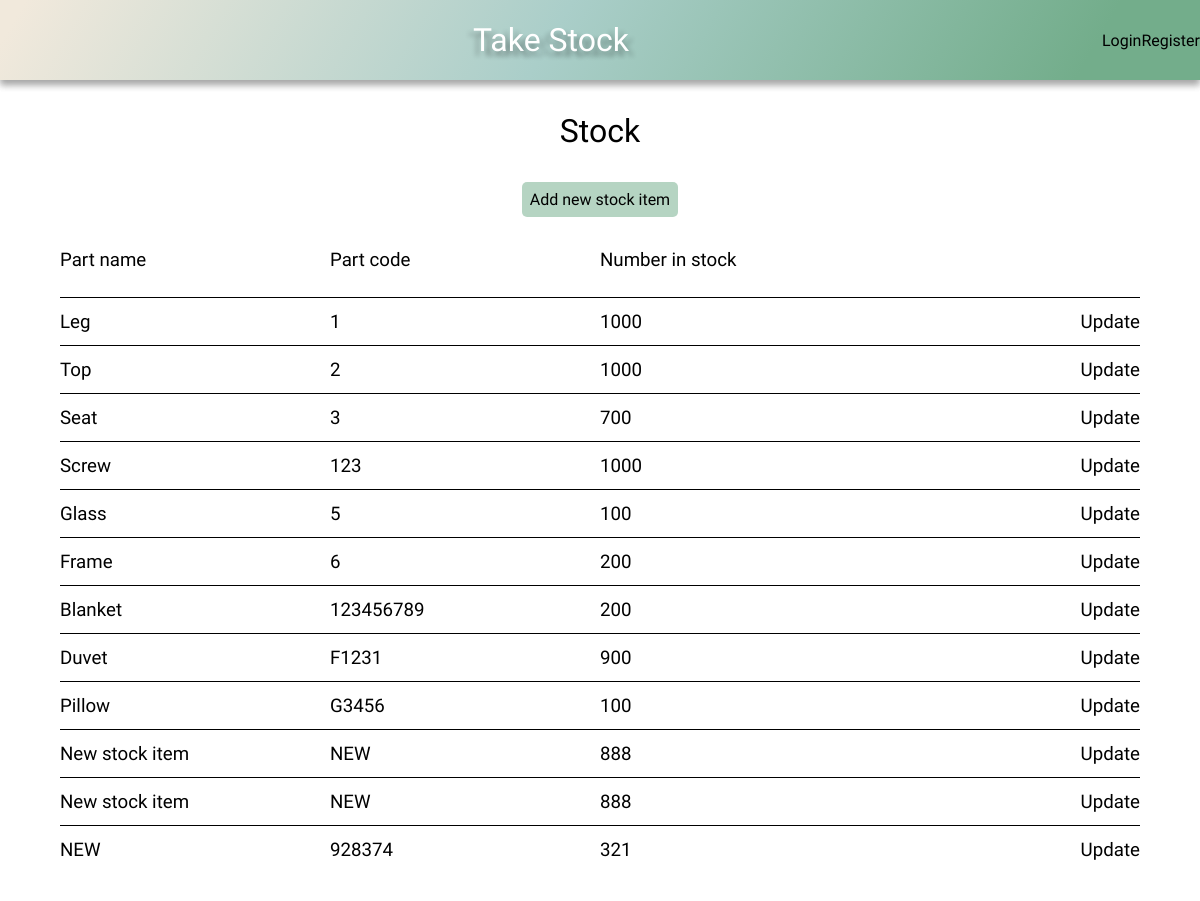
/stock/, run on the app's committed database.
### stock/models.py (models this page shows, shortened)
class Stock(models.Model):
    name = models.CharField(max_length=100)
    code = models.CharField(max_length=100)
    number_in_stock = models.IntegerField()
    company = models.ForeignKey(User, on_delete=models.CASCADE, default=1)

### stock/views.py (the view)
# urls.py: path('stock/', stock_page, name='stock'),
def stock_page(request):
    stock = Stock.objects.all()
    context = {
        'stock': stock,
    }
    return render(request, 'stock.html', context)

### stock/templates/stock.html
{% extends 'base.html' %}
{% load static %}
{% block head %}
    <link rel="stylesheet" href="{% static 'css/style.css' %}">
    <link rel="stylesheet" href="{% static 'css/grid.css' %}">
{% endblock %}
{% block content %}
    <h1>Stock</h1>
    <div class="add-new btn btn-submit btn-hover">
        <a href="{% url 'add_new_stock_part' %}">Add new stock item</a>
    </div>
    <div class="grid">
        <div class="grid-headings grid-4">
            <h3>Part name</h3>
            <h3>Part code</h3>
            <h3>Number in stock</h3>
        </div>
        {% for item in stock %}
        <div class="grid-row grid-4">
            <div class="item-name-content">
                <h3>{{ item.name }}</h3>
            </div>
            <div class="item-code-content">
                <h3>{{ item.code }}</h3>
            </div>
            <div class="item-number-content">
                <h3>{{ item.number_in_stock }}</h3>
            </div>
            <div class="update">
                <h3><a href="{% url 'update-stock' item.pk %}">Update</a></h3>
            </div>
        </div>
        {% endfor %}
    </div>
{% endblock %}

### stock/static/css/style.css (style rules this page uses)
:root { --clr-mix-calm: 120deg, #f1e9dc 2%, #aacec9, #73ad8b 90%; --shadow-s: 0 5px 7px 0 rgba(0, 0, 0, .2), 0 5px 7px 0 rgba(0, 0, 0, .2); --shadow-tl: 5px 5px 5px rgba(0, 0, 0, .2), -5px 5px 5px rgba(0, 0, 0, .2); --header-height: 5em; --hover: .522; --btn-submit: hsla(145, 26%, 56%, var(--hover)); --btn-delete: hsla(0, 58%, 86%, var(--hover)); }
*, *::before, *::after { margin: 0; padding: 0; box-sizing: border-box; text-decoration: none; list-style-type: none; color: #000000; font-family: 'Nanum Gothic', 'Gill Sans', 'Gill Sans MT', Calibri, 'Trebuchet MS', sans-serif; font-weight: 300; }
h1, .add-new { width: max-content; margin: 1em auto; }
.add-new { padding: .5em; border-radius: 5px; }
.btn { border: none; }
.btn-submit { background-color: var(--btn-submit); }

### stock/static/css/grid.css (style rules this page uses)
.grid { display: grid; min-width: 80%; max-width: 90%; margin: 2em auto; grid-auto-flow: row; grid-column: repeat(12, 1fr); }
.grid-headings { display: grid; height: 3em; }
.grid-row { display: grid; align-items: center; grid-auto-flow: column; height: 3em; border-top: 1px solid #000000; }
.grid-4 { grid-template-columns: repeat(4, 1fr); }
.update { text-align: end; }

### data on the page
Stock: name "Leg", code "1", number_in_stock "1000"
Stock: name "Top", code "2", number_in_stock "1000"
Stock: name "Seat", code "3", number_in_stock "700"
Stock: name "Screw", code "123", number_in_stock "1000"
Stock: name "Glass", code "5", number_in_stock "100"
Stock: name "Frame", code "6", number_in_stock "200"
Stock: name "Blanket", code "123456789", number_in_stock "200"
Stock: name "Duvet", code "F1231", number_in_stock "900"
Stock: name "Pillow", code "G3456", number_in_stock "100"
Stock: name "New stock item", code "NEW", number_in_stock "888"
Stock: name "New stock item", code "NEW", number_in_stock "888"
Stock: name "NEW", code "928374", number_in_stock "321"
